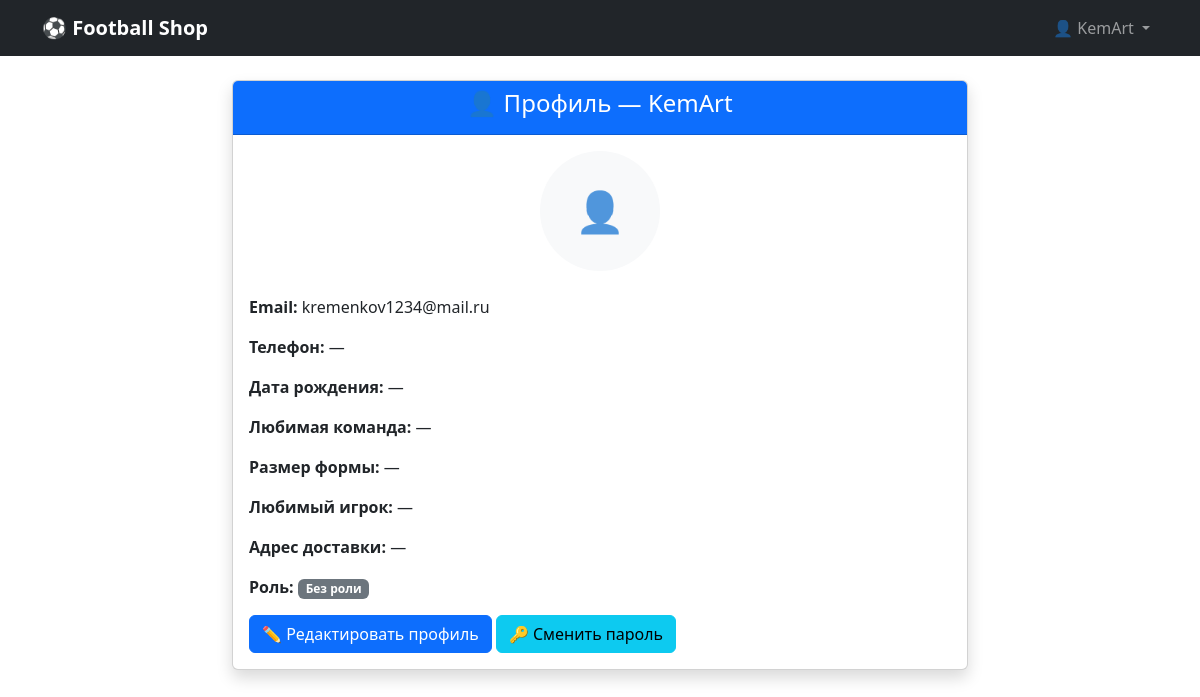
The page /accounts/profile/ (signed in) on the database as committed earlier.
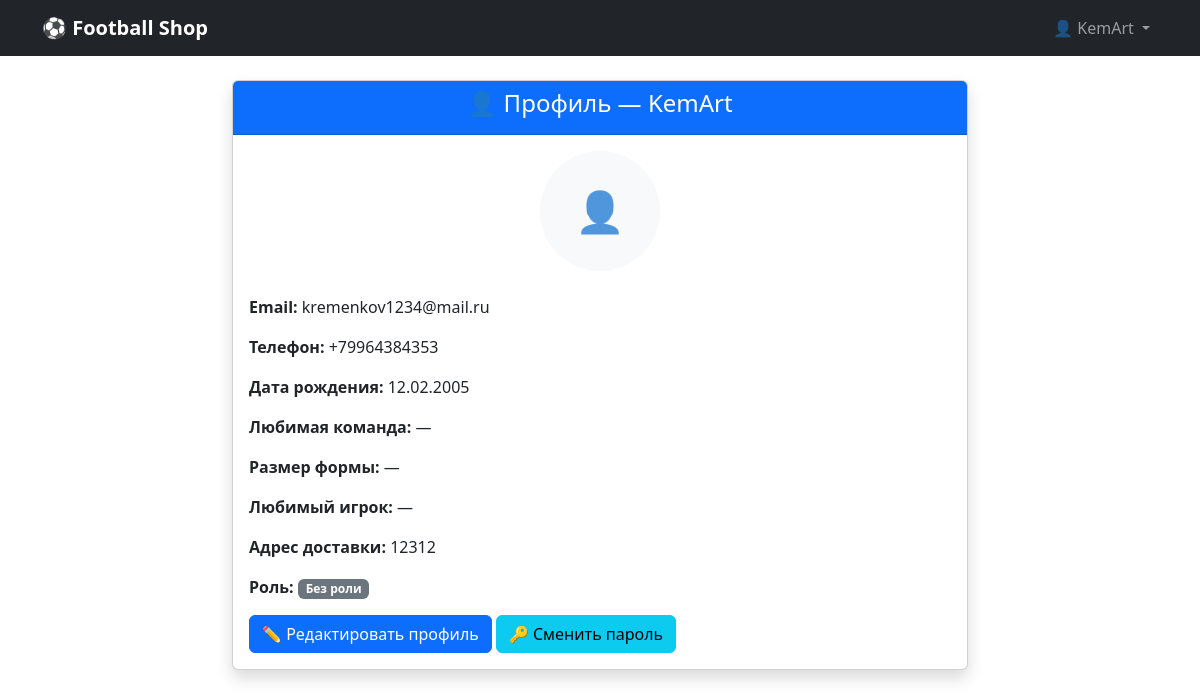
The same page on the database as committed later.
### accounts/models.py (models this page shows, shortened)
class Profile(models.Model):
    user = models.OneToOneField(User, on_delete=models.CASCADE, related_name='profile')
    phone = models.CharField(
        max_length=15,
        blank=True,
        validators=[RegexValidator(regex=r'^\+?1?\d{9,15}$', message="Введите корректный номер телефона")]
    )
    address = models.TextField(blank=True)
    date_of_birth = models.DateField(null=True, blank=True)
    avatar = models.ImageField(
        upload_to='avatars/',
        blank=True,
        null=True,
        verbose_name="Аватарка"
    )
    favorite_team = models.CharField(
        max_length=100,
        blank=True,
        verbose_name="Любимая команда"
    )
    shirt_size = models.CharField(
        max_length=5,
        choices=[
            ('XS', 'XS'), ('S', 'S'), ('M', 'M'),
            ('L', 'L'), ('XL', 'XL'), ('XXL', 'XXL')
        ],
        blank=True,
        verbose_name="Размер формы"
    )
    favorite_player = models.CharField(
        max_length=100,
        blank=True,
        verbose_name="Любимый игрок"
    )
    latitude = models.FloatField(null=True, blank=True, verbose_name="Широта")
    longitude = models.FloatField(null=True, blank=True, verbose_name="Долгота")

### accounts/views.py (the view)
# urls.py: path('profile/', views.profile, name='profile'),
@login_required
def profile(request):
    user = request.user
    profile_obj = user.profile
    if user.groups.filter(name="Manager").exists():
        role = "Менеджер"
        role_class = "bg-warning"
    elif user.groups.filter(name="Customer").exists():
        role = "Покупатель"
        role_class = "bg-success"
    else:
        role = "Без роли"
        role_class = "bg-secondary"
    context = {
        'profile': profile_obj,
        'role': role,
        'role_class': role_class,
    }
    return render(request, 'accounts/profile.html', context)

### templates/accounts/profile.html (shortened to what this page needs)
{% extends 'base.html' %}
{% block content %}
<div class="row justify-content-center">
    <div class="col-md-8">
        <div class="card shadow">
            <div class="card-header bg-primary text-white text-center">
                <h4>👤 Профиль — {{ user.username }}</h4>
            </div>
            <div class="card-body">
                <div class="text-center mb-4">
                    {% if profile.avatar %}
                        <img src="{{ profile.avatar.url }}" alt="Аватар" class="rounded-circle" width="120" height="120">
                    {% else %}
                        <div class="rounded-circle bg-light d-inline-flex align-items-center justify-content-center" style="width: 120px; height: 120px;">
                            <span class="text-muted fs-1">👤</span>
                        </div>
                    {% endif %}
                </div>
                <p><strong>Email:</strong> {{ user.email|default:"—" }}</p>
                <p><strong>Телефон:</strong> {{ profile.phone|default:"—" }}</p>
                <p><strong>Дата рождения:</strong> {{ profile.date_of_birth|date:"d.m.Y"|default:"—" }}</p>
                <p><strong>Любимая команда:</strong> {{ profile.favorite_team|default:"—" }}</p>
                <p><strong>Размер формы:</strong> {{ profile.shirt_size|default:"—" }}</p>
                <p><strong>Любимый игрок:</strong> {{ profile.favorite_player|default:"—" }}</p>
                <p><strong>Адрес доставки:</strong> {{ profile.address|default:"—" }}</p>
                <p><strong>Роль:</strong>
                    <span class="badge {{ role_class }}">{{ role }}</span>
                </p>
                <a href="{% url 'accounts:edit_profile' %}" class="btn btn-primary">✏️ Редактировать профиль</a>
                <a href="{% url 'accounts:change_password' %}" class="btn btn-info">🔑 Сменить пароль</a>
            </div>
        </div>
    </div>
</div>
{% endblock %}

### templates/base.html (shortened to what this page needs)
<!DOCTYPE html>
<html lang="ru">
<head>
    <link href="https://cdn.jsdelivr.net/npm/bootstrap@5.3.3/dist/css/bootstrap.min.css" rel="stylesheet">
    <link href="https://cdn.jsdelivr.net/npm/bootstrap-icons@1.11.3/font/bootstrap-icons.css" rel="stylesheet">
</head>
<body>
    <nav class="navbar navbar-expand-lg navbar-dark bg-dark">
        <div class="container">
            <a class="navbar-brand fw-bold" href="{% url 'accounts:login' %}">
                ⚽ Football Shop
            </a>
            <div class="collapse navbar-collapse" id="navbarNav">
                <ul class="navbar-nav ms-auto align-items-center">
                    {% if user.is_authenticated %}
                        <li class="nav-item dropdown">
                            <a class="nav-link dropdown-toggle" href="#" role="button" data-bs-toggle="dropdown">
                                👤 {{ user.username }}
                            </a>
                        </li>
                    {% endif %}
                </ul>
            </div>
        </div>
    </nav>
    <div class="container mt-4">
        {% block content %}{% endblock %}
    </div>
</body>
</html>

Rows that differ between the two databases and show on the page:
changed Profile: phone "—" → "+79964384353"; date_of_birth "—" → "12.02.2005"; address "—" → "12312"
